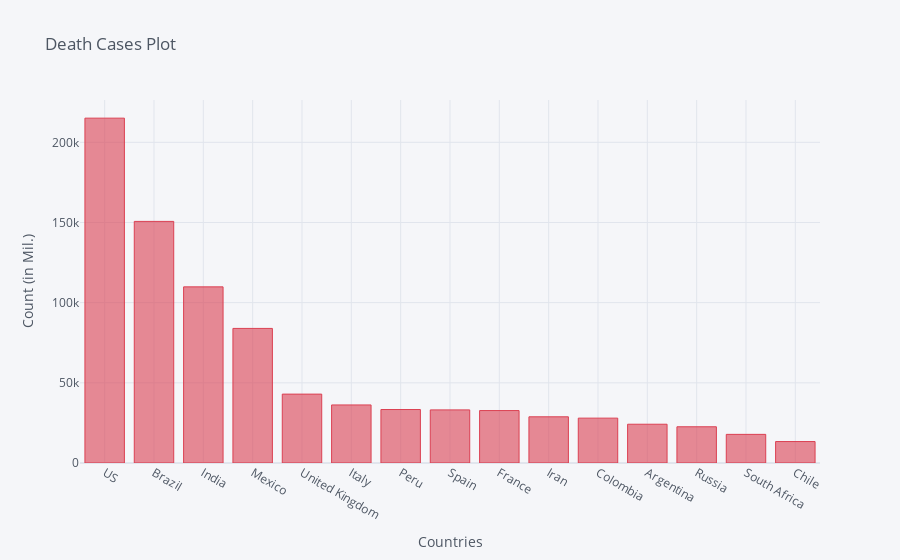

Notebook cell for this chart:
### Code cell
death_df2_plot.iplot(kind='bar', x='Country/Region', y='10/12/20',color='red',
                    title='Death Cases Plot',xTitle='Countries',yTitle='Count (in Mil.)')

### Figure 1 — Plotly figure (JSON) as saved in the notebook; plotly's stock layout.template omitted (floating-point values rounded to 4 significant figures)
{"data": [{"marker": {"color": "rgba(219, 64, 82, 0.6)", "line": {"color": "rgba(219, 64, 82, 1.0)", "width": 1}}, "name": "10/12/20", "orientation": "v", "text": "", "type": "bar", "x": ["US", "Brazil", "India", "Mexico", "United Kingdom", "Italy", "Peru", "Spain", "France", "Iran", "Colombia", "Argentina", "Russia", "South Africa", "Chile"], "y": [215085, 150689, 109856, 83945, 42965, 36205, 33357, 33124, 32703, 28816, 27985, 24186, 22594, 17863, 13376]}], "layout": {"legend": {"bgcolor": "#F5F6F9", "font": {"color": "#4D5663"}}, "paper_bgcolor": "#F5F6F9", "plot_bgcolor": "#F5F6F9", "title": {"font": {"color": "#4D5663"}, "text": "Death Cases Plot"}, "xaxis": {"gridcolor": "#E1E5ED", "showgrid": true, "tickfont": {"color": "#4D5663"}, "title": {"font": {"color": "#4D5663"}, "text": "Countries"}, "zerolinecolor": "#E1E5ED"}, "yaxis": {"gridcolor": "#E1E5ED", "showgrid": true, "tickfont": {"color": "#4D5663"}, "title": {"font": {"color": "#4D5663"}, "text": "Count (in Mil.)"}, "zerolinecolor": "#E1E5ED"}}}
